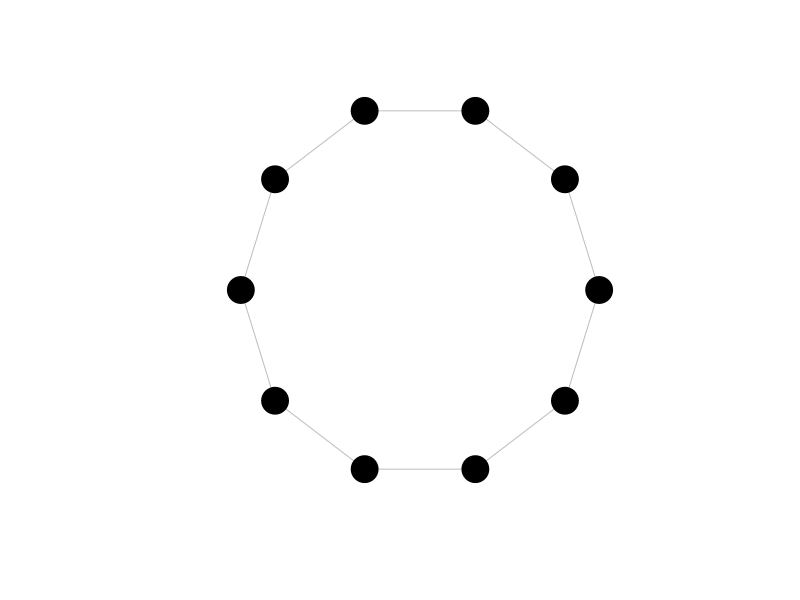
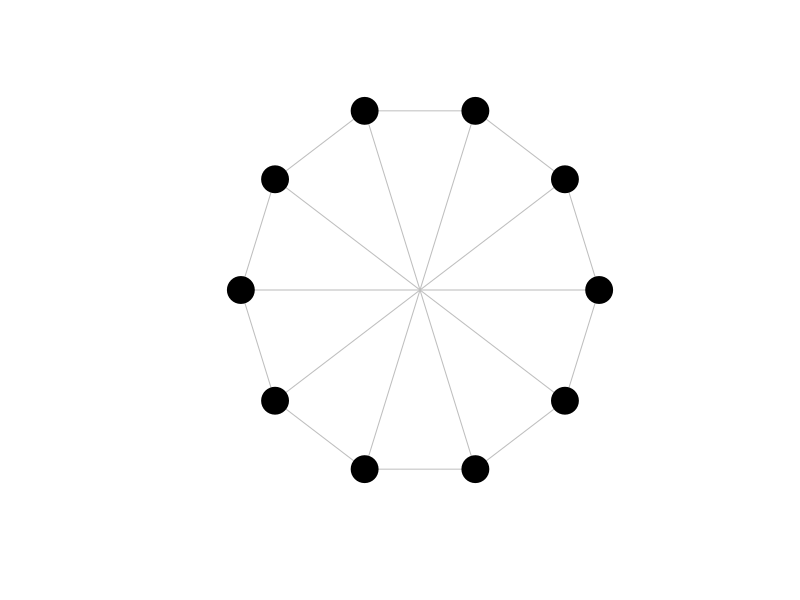
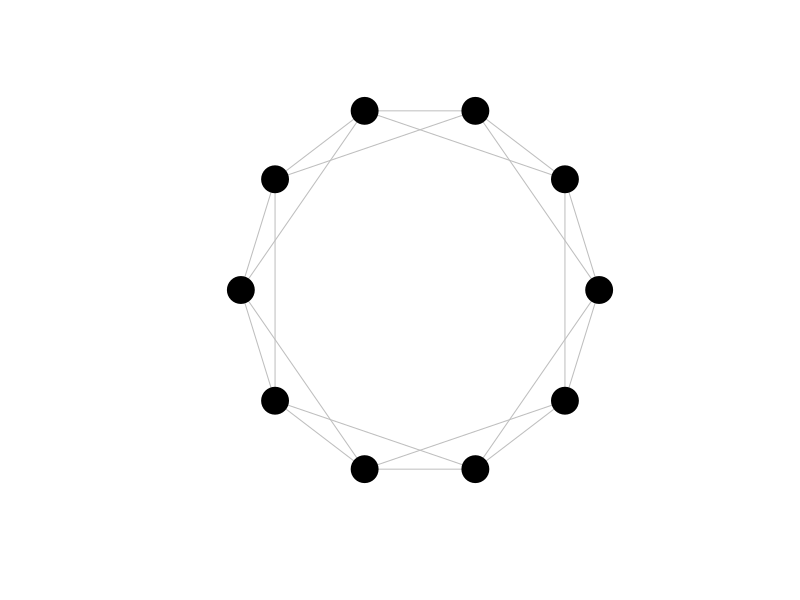
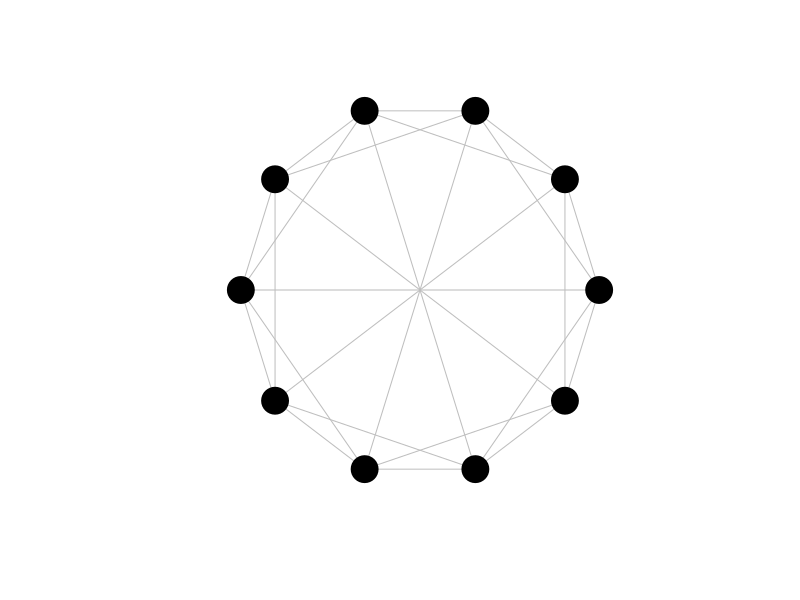
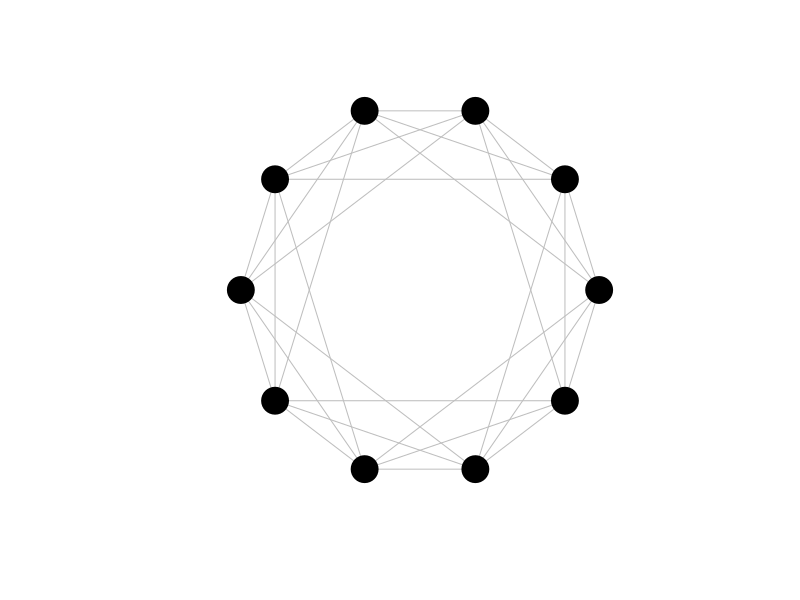
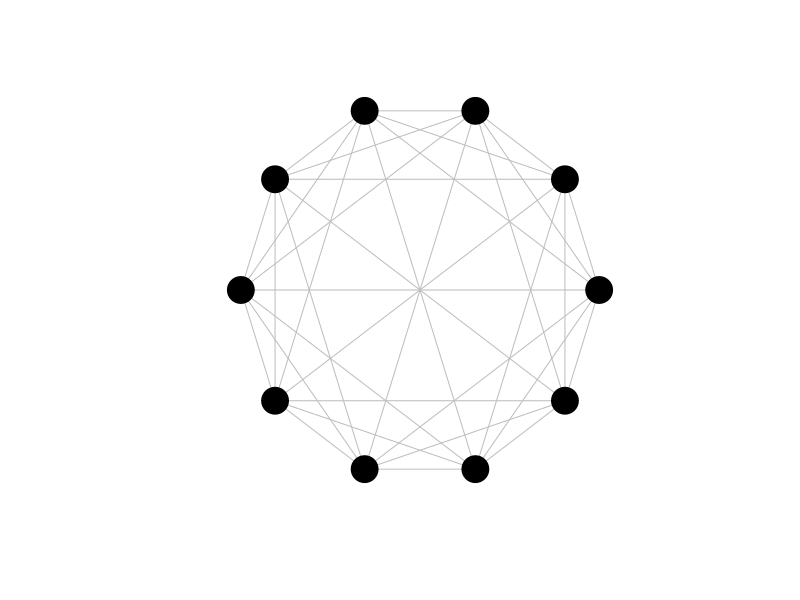
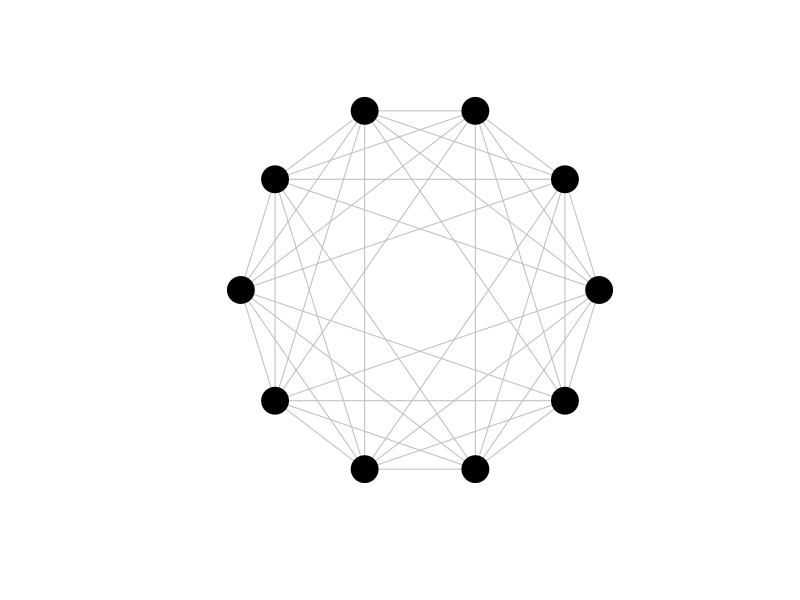
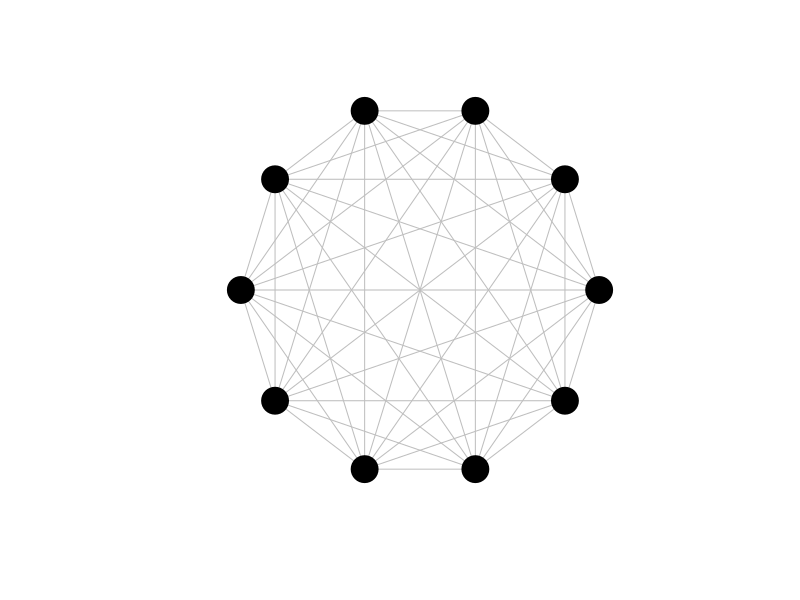

These charts were generated, in order, by the following R code: (Note: this script raises an error after producing the figures.)
# Network Space
# by Aydin Mohseni
# www.aydinmohseni.com

# Load libraries
library(igraph)

N <- 10 # Number of agents
nodes <- c(1:N)

# WANT: algorithm that does the following:
# creating a sequence of graphs
# (1) regular networks from degree 2 to N
# (2) from regular networks of centrality 0 to deformed

# Create regular networks of degree 2 to N
# create an empty list to store the networks
regularNetworks.List <- list()

for (degree in 2:(N - 1)) {
  
  # Create regular network
  if (degree %% 2 == 0) { # If the degree is even
    x <- rep(1:N, each = degree / 2)
    y <- x + c(1:(degree / 2))
    y[y > N] <- y[y > N] - N
    edges <- data.frame(from = x, to = y)
  } else { # If the degree is odd
    x <- rep(1:N, each = ceiling(degree / 2))
    y <- x + c(1:floor(degree / 2), 0)
    y[seq(
      from = ceiling(degree / 2),
      to = ceiling(degree / 2) * N,
      by = ceiling(degree / 2)
    )] <-
      y[seq(
        from = ceiling(degree / 2),
        to = ceiling(degree / 2) * N,
        by = ceiling(degree / 2)
      )] + N / 2
    y[y > N] <- y[y > N] - N
    edges <- data.frame(from = x, to = y)
  }
  
  adjacencyMatrix <- data.frame(matrix(NA, nrow = N, ncol = N - 1))
  
  # PLOT: format the data for plotting
  for (j in 1:N) {
    adjMatSub <- subset(edges, from == j | to == j)
    adjMatSubUnique <- unique(adjMatSub[adjMatSub != j])
    adjacencyMatrix[j,] <-
      c(adjMatSubUnique, rep(NA, N - 1 - length(adjMatSubUnique)))
  }
  
  regularNetworks.List[[degree-1]] <- adjacencyMatrix
  
  net <- graph_from_data_frame(d = edges, vertices = 1:N, directed = F)
  net <- simplify(net, remove.multiple = T, remove.loops = T)
  l <- layout_in_circle(net)

  # plot network
  plot(net, edge.arrow.size = .4, vertex.label = NA, layout = l,
       vertex.frame.color = "black", 
       vertex.color = "black",
       edge.color="gray")

}

# Create a list for the network space
networkSpace.List <- rep(list(list()), N - 1)

for (k in 2:(N - 1)) {
  # Deform the regular networks,
  # increasing centrality with each step
  x <- regularNetworks.List[[k - 1]]
  
  # Create a list in which to save each of the deformed network
  # for the particular starting regular network
  deformedNetworks.List <- list()
  deformedNetworks.List[[1]] <- regularNetworks.List[[k - 1]]
  
  # Identiify all of the links can can be redirected to the hub agent
  # First, find all the nodes that DO link to the hub (so they do no 'double-link')
  u <- c(1)
  for (i in 1:N) {
    if (any(x[i,] == 1, na.rm = TRUE)) {
      u <- append(u, i, after = length(u))
    }
  }
  # find the set of links NOT to the hub (agent 1)
  w <- which(x != 1, arr.ind = TRUE)
  # take the subset of these that belong to nodes not already linked to the hub agent
  v <- w[-which(w[, 1] %in% u), ]
  
  # Proceed only if there are some links that CAN be redirected to a central agent
  if (length(v) > 0) {
    # and limit these so that each agent shifts ONLY ONE
    # of her links to the central agent
    v <- v[c(1:length(unique(v[, 1]))),]
    if (length(v) > 2) {
      deformations <- dim(v)[1]
    } else {
      demormations <- 1
    }
    
    # Find all the nodes that NOW link to the hub (so they do no 'double-link')
    for (j in 1:deformations) {
      # pick the next link to be deformed
      if (length(v) > 2) {
        z <- v[j,]
      } else {
        z <- v
      }
      # and replace this link with a link to the hub (agent 1)
      x[z[1], z[2]] <- 1
      deformedNetworks.List[[j + 1]] <- x
      
      ### Format the data for the NETWORK PLOT
      edges <- data.frame(from = x, to = y)
      
      # PLOT: format the data for plotting
      for (j in 1:N) {
        adjMatSub <- subset(edges, from == j | to == j)
        adjMatSubUnique <- unique(adjMatSub[adjMatSub != j])
        adjacencyMatrix[j,] <-
          c(adjMatSubUnique, rep(NA, N - 1 - length(adjMatSubUnique)))
      }
      
      net <- graph_from_data_frame(d = edges, vertices = 1:N, directed = F)
      net <- simplify(net, remove.multiple = T, remove.loops = T)
      l <- layout_in_circle(net)
      
      # plot network
      plot(net, edge.arrow.size = .4, vertex.label = NA, layout = l,
           vertex.frame.color = "black", 
           vertex.color = "black",
           edge.color="gray")
      
    }
  }
  # Save the list of deformed networks for the network space
  networkSpace.List[[k]] <- deformedNetworks.List
}

# plot all of the networks
plot(net, edge.arrow.size = .4, vertex.label = NA, layout = l,
     vertex.frame.color = "black", 
     vertex.color = "black",
     edge.color="gray")


